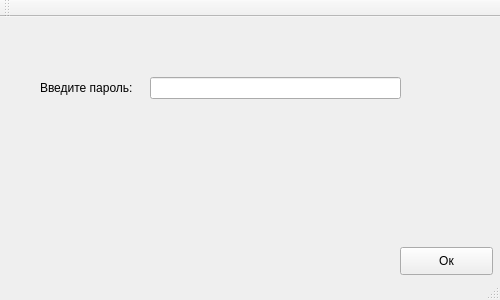
<?xml version="1.0" encoding="UTF-8"?>
<ui version="4.0">
 <class>MainWindow</class>
 <widget class="QMainWindow" name="MainWindow">
  <property name="geometry">
   <rect>
    <x>0</x>
    <y>0</y>
    <width>500</width>
    <height>300</height>
   </rect>
  </property>
  <property name="minimumSize">
   <size>
    <width>500</width>
    <height>300</height>
   </size>
  </property>
  <property name="maximumSize">
   <size>
    <width>500</width>
    <height>300</height>
   </size>
  </property>
  <property name="windowTitle">
   <string>MainWindow</string>
  </property>
  <widget class="QWidget" name="centralWidget">
   <widget class="QPushButton" name="pushButton">
    <property name="geometry">
     <rect>
      <x>400</x>
      <y>230</y>
      <width>93</width>
      <height>28</height>
     </rect>
    </property>
    <property name="text">
     <string>Ок</string>
    </property>
   </widget>
   <widget class="QLabel" name="label">
    <property name="geometry">
     <rect>
      <x>40</x>
      <y>40</y>
      <width>101</width>
      <height>61</height>
     </rect>
    </property>
    <property name="text">
     <string>Введите пароль:</string>
    </property>
   </widget>
   <widget class="QLineEdit" name="lineEdit">
    <property name="geometry">
     <rect>
      <x>150</x>
      <y>60</y>
      <width>251</width>
      <height>22</height>
     </rect>
    </property>
    <property name="echoMode">
     <enum>QLineEdit::Password</enum>
    </property>
   </widget>
  </widget>
  <widget class="QToolBar" name="mainToolBar">
   <attribute name="toolBarArea">
    <enum>TopToolBarArea</enum>
   </attribute>
   <attribute name="toolBarBreak">
    <bool>false</bool>
   </attribute>
  </widget>
  <widget class="QStatusBar" name="statusBar"/>
  <action name="actionConnect">
   <property name="text">
    <string>Подключить</string>
   </property>
  </action>
  <action name="action_2">
   <property name="text">
    <string>Отключить</string>
   </property>
  </action>
  <action name="actionQuit">
   <property name="text">
    <string>Quit</string>
   </property>
  </action>
  <action name="action_3">
   <property name="text">
    <string>Конфигурация  COM porta</string>
   </property>
  </action>
  <action name="action_4">
   <property name="text">
    <string>Настройки пользователя</string>
   </property>
  </action>
 </widget>
 <layoutdefault spacing="6" margin="11"/>
 <resources/>
 <connections/>
</ui>
